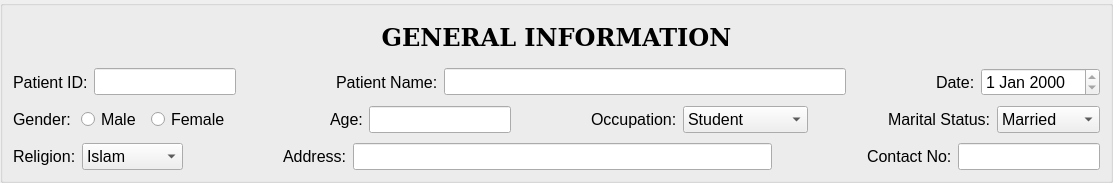
             <widget class="QGroupBox" name="groupBox">
              <property name="sizePolicy">
               <sizepolicy hsizetype="Expanding" vsizetype="Preferred">
                <horstretch>0</horstretch>
                <verstretch>0</verstretch>
               </sizepolicy>
              </property>
              <property name="font">
               <font>
                <pointsize>12</pointsize>
               </font>
              </property>
              <layout class="QVBoxLayout" name="verticalLayout">
               <property name="spacing">
                <number>10</number>
               </property>
               <property name="leftMargin">
                <number>10</number>
               </property>
               <property name="topMargin">
                <number>10</number>
               </property>
               <property name="rightMargin">
                <number>10</number>
               </property>
               <property name="bottomMargin">
                <number>10</number>
               </property>
               <item>
                <widget class="QLabel" name="header_label">
                 <property name="minimumSize">
                  <size>
                   <width>0</width>
                   <height>42</height>
                  </size>
                 </property>
                 <property name="font">
                  <font>
                   <family>DejaVu Serif</family>
                   <pointsize>18</pointsize>
                   <weight>75</weight>
                   <bold>true</bold>
                  </font>
                 </property>
                 <property name="text">
                  <string>GENERAL INFORMATION</string>
                 </property>
                 <property name="alignment">
                  <set>Qt::AlignCenter</set>
                 </property>
                </widget>
               </item>
               <item>
                <layout class="QHBoxLayout" name="horizontalLayout_5">
                 <property name="spacing">
                  <number>90</number>
                 </property>
                 <property name="bottomMargin">
                  <number>0</number>
                 </property>
                 <item>
                  <layout class="QHBoxLayout" name="horizontalLayout_4">
                   <property name="spacing">
                    <number>100</number>
                   </property>
                   <item>
                    <layout class="QHBoxLayout" name="horizontalLayout">
                     <property name="spacing">
                      <number>6</number>
                     </property>
                     <item>
                      <widget class="QLabel" name="id_label">
                       <property name="font">
                        <font>
                         <pointsize>12</pointsize>
                        </font>
                       </property>
                       <property name="lineWidth">
                        <number>0</number>
                       </property>
                       <property name="text">
                        <string>Patient ID:</string>
                       </property>
                       <property name="indent">
                        <number>0</number>
                       </property>
                       <property name="buddy">
                        <cstring>id_lineEdit</cstring>
                       </property>
                      </widget>
                     </item>
                     <item>
                      <widget class="QLineEdit" name="id_lineEdit">
                       <property name="sizePolicy">
                        <sizepolicy hsizetype="Preferred" vsizetype="Fixed">
                         <horstretch>0</horstretch>
                         <verstretch>0</verstretch>
                        </sizepolicy>
                       </property>
                       <property name="font">
                        <font>
                         <pointsize>12</pointsize>
                        </font>
                       </property>
                       <property name="focusPolicy">
                        <enum>Qt::NoFocus</enum>
                       </property>
                       <property name="cursorPosition">
                        <number>0</number>
                       </property>
                       <property name="readOnly">
                        <bool>true</bool>
                       </property>
                      </widget>
                     </item>
                    </layout>
                   </item>
                   <item>
                    <layout class="QHBoxLayout" name="horizontalLayout_2">
                     <property name="spacing">
                      <number>6</number>
                     </property>
                     <item>
                      <widget class="QLabel" name="name_label">
                       <property name="font">
                        <font>
                         <pointsize>12</pointsize>
                        </font>
                       </property>
                       <property name="text">
                        <string>Patient Name:</string>
                       </property>
                       <property name="buddy">
                        <cstring>name_lineEdit</cstring>
                       </property>
                      </widget>
                     </item>
                     <item>
                      <widget class="QLineEdit" name="name_lineEdit">
                       <property name="sizePolicy">
                        <sizepolicy hsizetype="Expanding" vsizetype="Fixed">
                         <horstretch>0</horstretch>
                         <verstretch>0</verstretch>
                        </sizepolicy>
                       </property>
                       <property name="font">
                        <font>
                         <pointsize>12</pointsize>
                        </font>
                       </property>
                      </widget>
                     </item>
                    </layout>
                   </item>
                  </layout>
                 </item>
                 <item>
                  <layout class="QHBoxLayout" name="horizontalLayout_3">
                   <property name="spacing">
                    <number>6</number>
                   </property>
                   <item>
                    <widget class="QLabel" name="date_label">
                     <property name="font">
                      <font>
                       <pointsize>12</pointsize>
                      </font>
                     </property>
                     <property name="text">
                      <string>Date:</string>
                     </property>
                     <property name="buddy">
                      <cstring>dateEdit</cstring>
                     </property>
                    </widget>
                   </item>
                   <item>
                    <widget class="QDateEdit" name="dateEdit">
                     <property name="font">
                      <font>
                       <pointsize>12</pointsize>
                      </font>
                     </property>
                     <property name="focusPolicy">
                      <enum>Qt::NoFocus</enum>
                     </property>
                     <property name="readOnly">
                      <bool>true</bool>
                     </property>
                    </widget>
                   </item>
                  </layout>
                 </item>
                </layout>
               </item>
               <item>
                <layout class="QHBoxLayout" name="horizontalLayout_12">
                 <property name="spacing">
                  <number>80</number>
                 </property>
                 <item>
                  <layout class="QHBoxLayout" name="horizontalLayout_9">
                   <property name="spacing">
                    <number>100</number>
                   </property>
                   <item>
                    <layout class="QHBoxLayout" name="horizontalLayout_6">
                     <property name="spacing">
                      <number>10</number>
                     </property>
                     <item>
                      <widget class="QLabel" name="sex_label">
                       <property name="sizePolicy">
                        <sizepolicy hsizetype="Expanding" vsizetype="Preferred">
                         <horstretch>0</horstretch>
                         <verstretch>0</verstretch>
                        </sizepolicy>
                       </property>
                       <property name="font">
                        <font>
                         <pointsize>12</pointsize>
                        </font>
                       </property>
                       <property name="text">
                        <string>Gender:</string>
                       </property>
                       <property name="indent">
                        <number>0</number>
                       </property>
                      </widget>
                     </item>
                     <item>
                      <widget class="QRadioButton" name="male_radiobtn">
                       <property name="sizePolicy">
                        <sizepolicy hsizetype="Expanding" vsizetype="Preferred">
                         <horstretch>0</horstretch>
                         <verstretch>0</verstretch>
                        </sizepolicy>
                       </property>
                       <property name="font">
                        <font>
                         <pointsize>12</pointsize>
                        </font>
                       </property>
                       <property name="tabletTracking">
                        <bool>true</bool>
                       </property>
                       <property name="text">
                        <string>Male</string>
                       </property>
                      </widget>
                     </item>
                     <item>
                      <widget class="QRadioButton" name="female_radiobtn">
                       <property name="sizePolicy">
                        <sizepolicy hsizetype="Expanding" vsizetype="Preferred">
                         <horstretch>0</horstretch>
                         <verstretch>0</verstretch>
                        </sizepolicy>
                       </property>
                       <property name="font">
                        <font>
                         <pointsize>12</pointsize>
                        </font>
                       </property>
                       <property name="tabletTracking">
                        <bool>true</bool>
                       </property>
                       <property name="text">
                        <string>Female</string>
                       </property>
                      </widget>
                     </item>
                    </layout>
                   </item>
                   <item>
                    <layout class="QHBoxLayout" name="horizontalLayout_8">
                     <property name="spacing">
                      <number>6</number>
                     </property>
                     <item>
                      <widget class="QLabel" name="age_label">
                       <property name="sizePolicy">
                        <sizepolicy hsizetype="Preferred" vsizetype="Preferred">
                         <horstretch>0</horstretch>
                         <verstretch>0</verstretch>
                        </sizepolicy>
                       </property>
                       <property name="font">
                        <font>
                         <pointsize>12</pointsize>
                        </font>
                       </property>
                       <property name="text">
                        <string>Age:</string>
                       </property>
                       <property name="buddy">
                        <cstring>age_lineEdit</cstring>
                       </property>
                      </widget>
                     </item>
                     <item>
                      <widget class="QLineEdit" name="age_lineEdit">
                       <property name="sizePolicy">
                        <sizepolicy hsizetype="MinimumExpanding" vsizetype="Fixed">
                         <horstretch>0</horstretch>
                         <verstretch>0</verstretch>
                        </sizepolicy>
                       </property>
                       <property name="font">
                        <font>
                         <pointsize>12</pointsize>
                        </font>
                       </property>
                      </widget>
                     </item>
                    </layout>
                   </item>
                  </layout>
                 </item>
                 <item>
                  <layout class="QHBoxLayout" name="horizontalLayout_11">
                   <property name="spacing">
                    <number>80</number>
                   </property>
                   <item>
                    <layout class="QHBoxLayout" name="horizontalLayout_10">
                     <property name="spacing">
                      <number>6</number>
                     </property>
                     <item>
                      <widget class="QLabel" name="job_label">
                       <property name="font">
                        <font>
                         <pointsize>12</pointsize>
                        </font>
                       </property>
                       <property name="text">
                        <string>Occupation:</string>
                       </property>
                       <property name="buddy">
                        <cstring>job_comboBox</cstring>
                       </property>
                      </widget>
                     </item>
                     <item>
                      <widget class="QComboBox" name="job_comboBox">
                       <property name="sizePolicy">
                        <sizepolicy hsizetype="MinimumExpanding" vsizetype="Fixed">
                         <horstretch>0</horstretch>
                         <verstretch>0</verstretch>
                        </sizepolicy>
                       </property>
                       <property name="font">
                        <font>
                         <pointsize>12</pointsize>
                        </font>
                       </property>
                       <item>
                        <property name="text">
                         <string>Student</string>
                        </property>
                       </item>
                       <item>
                        <property name="text">
                         <string>House wife</string>
                        </property>
                       </item>
                       <item>
                        <property name="text">
                         <string>Farmer</string>
                        </property>
                       </item>
                       <item>
                        <property name="text">
                         <string>Teacher</string>
                        </property>
                       </item>
                       <item>
                        <property name="text">
                         <string>Businessman</string>
                        </property>
                       </item>
                       <item>
                        <property name="text">
                         <string>Doctor</string>
                        </property>
                       </item>
                       <item>
                        <property name="text">
                         <string>Worker</string>
                        </property>
                       </item>
                       <item>
                        <property name="text">
                         <string>Others</string>
                        </property>
                       </item>
                      </widget>
                     </item>
                    </layout>
                   </item>
                   <item>
                    <layout class="QHBoxLayout" name="horizontalLayout_7">
                     <property name="spacing">
                      <number>6</number>
                     </property>
                     <item>
                      <widget class="QLabel" name="marriage_label">
                       <property name="sizePolicy">
                        <sizepolicy hsizetype="Preferred" vsizetype="Preferred">
                         <horstretch>0</horstretch>
                         <verstretch>0</verstretch>
                        </sizepolicy>
                       </property>
                       <property name="font">
                        <font>
                         <pointsize>12</pointsize>
                        </font>
                       </property>
                       <property name="text">
                        <string>Marital Status:</string>
                       </property>
                       <property name="buddy">
                        <cstring>Marriage_comboBox</cstring>
                       </property>
                      </widget>
                     </item>
                     <item>
                      <widget class="QComboBox" name="Marriage_comboBox">
                       <property name="sizePolicy">
                        <sizepolicy hsizetype="MinimumExpanding" vsizetype="Fixed">
                         <horstretch>0</horstretch>
                         <verstretch>0</verstretch>
                        </sizepolicy>
                       </property>
                       <property name="font">
                        <font>
                         <pointsize>12</pointsize>
                        </font>
                       </property>
                       <item>
                        <property name="text">
                         <string>Married</string>
                        </property>
                       </item>
                       <item>
                        <property name="text">
                         <string>Unmarried</string>
                        </property>
                       </item>
                       <item>
                        <property name="text">
                         <string>Divorced</string>
                        </property>
                       </item>
                       <item>
                        <property name="text">
                         <string>Widow</string>
                        </property>
                       </item>
                      </widget>
                     </item>
                    </layout>
                   </item>
                  </layout>
                 </item>
                </layout>
               </item>
               <item>
                <layout class="QHBoxLayout" name="horizontalLayout_17">
                 <property name="spacing">
                  <number>100</number>
                 </property>
                 <item>
                  <layout class="QHBoxLayout" name="horizontalLayout_13">
                   <property name="spacing">
                    <number>6</number>
                   </property>
                   <item>
                    <widget class="QLabel" name="Religion_label">
                     <property name="font">
                      <font>
                       <pointsize>12</pointsize>
                      </font>
                     </property>
                     <property name="text">
                      <string>Religion:</string>
                     </property>
                     <property name="buddy">
                      <cstring>Religion_comboBox</cstring>
                     </property>
                    </widget>
                   </item>
                   <item>
                    <widget class="QComboBox" name="Religion_comboBox">
                     <property name="sizePolicy">
                      <sizepolicy hsizetype="Preferred" vsizetype="Fixed">
                       <horstretch>0</horstretch>
                       <verstretch>0</verstretch>
                      </sizepolicy>
                     </property>
                     <property name="font">
                      <font>
                       <pointsize>12</pointsize>
                      </font>
                     </property>
                     <item>
                      <property name="text">
                       <string>Islam</string>
                      </property>
                     </item>
                     <item>
                      <property name="text">
                       <string>Hindu</string>
                      </property>
                     </item>
                     <item>
                      <property name="text">
                       <string>Christian</string>
                      </property>
                     </item>
                     <item>
                      <property name="text">
                       <string>Buddhism</string>
                      </property>
                     </item>
                     <item>
                      <property name="text">
                       <string>Others</string>
                      </property>
                     </item>
                    </widget>
                   </item>
                  </layout>
                 </item>
                 <item>
                  <layout class="QHBoxLayout" name="horizontalLayout_15">
                   <property name="spacing">
                    <number>90</number>
                   </property>
                   <item>
                    <layout class="QHBoxLayout" name="horizontalLayout_14">
                     <property name="spacing">
                      <number>6</number>
                     </property>
                     <item>
                      <widget class="QLabel" name="Address_label">
                       <property name="font">
                        <font>
                         <pointsize>12</pointsize>
                        </font>
                       </property>
                       <property name="text">
                        <string>Address:</string>
                       </property>
                       <property name="buddy">
                        <cstring>Address_lineEdit</cstring>
                       </property>
                      </widget>
                     </item>
                     <item>
                      <widget class="QLineEdit" name="Address_lineEdit">
                       <property name="font">
                        <font>
                         <pointsize>12</pointsize>
                        </font>
                       </property>
                      </widget>
                     </item>
                    </layout>
                   </item>
                   <item>
                    <layout class="QHBoxLayout" name="horizontalLayout_16">
                     <property name="spacing">
                      <number>6</number>
                     </property>
                     <item>
                      <widget class="QLabel" name="contact_label">
                       <property name="enabled">
                        <bool>true</bool>
                       </property>
                       <property name="sizePolicy">
                        <sizepolicy hsizetype="Preferred" vsizetype="Fixed">
                         <horstretch>0</horstretch>
                         <verstretch>0</verstretch>
                        </sizepolicy>
                       </property>
                       <property name="font">
                        <font>
                         <pointsize>12</pointsize>
                        </font>
                       </property>
                       <property name="text">
                        <string>Contact No:</string>
                       </property>
                       <property name="indent">
                        <number>5</number>
                       </property>
                       <property name="buddy">
                        <cstring>contact_lineEdit</cstring>
                       </property>
                      </widget>
                     </item>
                     <item>
                      <widget class="QLineEdit" name="contact_lineEdit">
                       <property name="sizePolicy">
                        <sizepolicy hsizetype="Preferred" vsizetype="Fixed">
                         <horstretch>0</horstretch>
                         <verstretch>0</verstretch>
                        </sizepolicy>
                       </property>
                       <property name="font">
                        <font>
                         <pointsize>12</pointsize>
                        </font>
                       </property>
                      </widget>
                     </item>
                    </layout>
                   </item>
                  </layout>
                 </item>
                </layout>
               </item>
              </layout>
             </widget>
